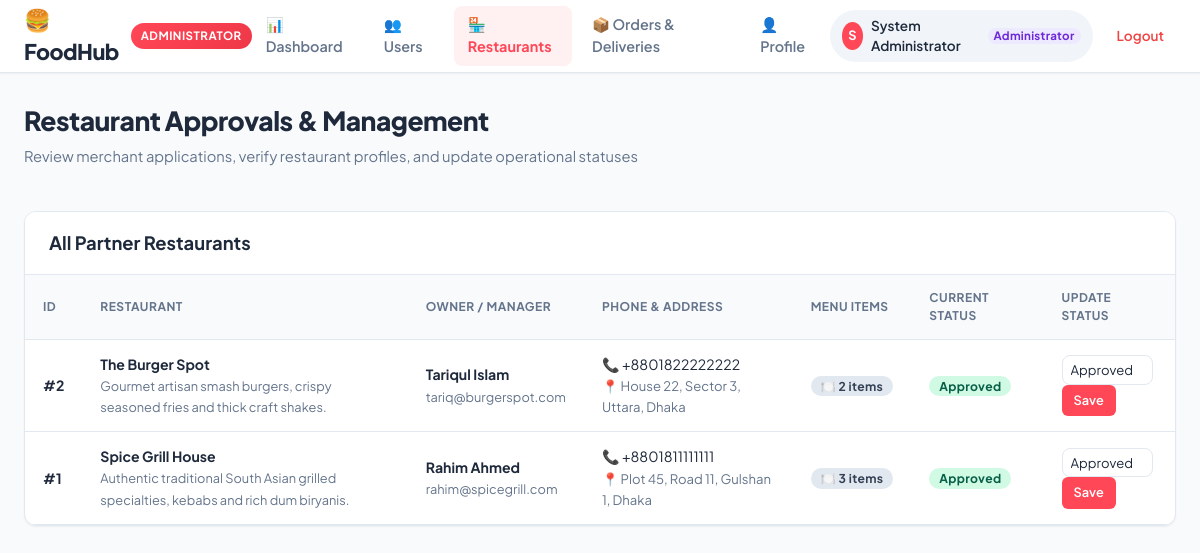
The page /admin/restaurants.php (signed in) on the database its author committed.
### tables this page shows
CREATE TABLE restaurants (
    restaurant_id INT AUTO_INCREMENT PRIMARY KEY,
    user_id INT NOT NULL,
    name VARCHAR(150) NOT NULL,
    description TEXT,
    address VARCHAR(255) NOT NULL,
    phone VARCHAR(20),
    status ENUM('Pending', 'Approved', 'Rejected', 'Suspended') DEFAULT 'Pending',
    created_at TIMESTAMP DEFAULT CURRENT_TIMESTAMP,
    updated_at TIMESTAMP DEFAULT CURRENT_TIMESTAMP ON UPDATE CURRENT_TIMESTAMP,
    FOREIGN KEY (user_id) REFERENCES users(user_id) ON DELETE CASCADE
);

CREATE TABLE users (
    user_id INT AUTO_INCREMENT PRIMARY KEY,
    name VARCHAR(100) NOT NULL,
    username VARCHAR(50) NOT NULL UNIQUE,
    email VARCHAR(100) NOT NULL UNIQUE,
    phone VARCHAR(20) NULL,
    role ENUM('Administrator', 'Customer', 'Restaurant Manager', 'Rider') NOT NULL DEFAULT 'Customer',
    password VARCHAR(255) NOT NULL,
    address TEXT NULL,
    status ENUM('Active', 'Inactive', 'Suspended') NOT NULL DEFAULT 'Active',
    created_at TIMESTAMP DEFAULT CURRENT_TIMESTAMP,
    updated_at TIMESTAMP DEFAULT CURRENT_TIMESTAMP ON UPDATE CURRENT_TIMESTAMP
);

### admin/restaurants.php (called while the page is built)
<?php
require_once __DIR__ . '/../views/admin/restaurants.php';

### models/restaurant_model.php (called while the page is built, shortened)
<?php
function get_all_restaurants($conn) {
    $sql = "
        SELECT
            r.restaurant_id,
            r.name AS restaurant_name,
            r.description,
            r.address,
            r.phone,
            r.status AS restaurant_status,
            r.created_at,
            u.user_id AS owner_id,
            u.name AS owner_name,
            u.email AS owner_email,
            u.username AS owner_username,
            (SELECT COUNT(*) FROM food_items f WHERE f.restaurant_id = r.restaurant_id) AS total_items
        FROM restaurants r
        JOIN users u ON r.user_id = u.user_id
        ORDER BY r.restaurant_id DESC
    ";
    $result = mysqli_query($conn, $sql);
    $restaurants = [];
    if ($result) {
        while ($row = mysqli_fetch_assoc($result)) {
            $restaurants[] = $row;
        }
    }
    return $restaurants;
}

### controllers/admin/restaurant_controller.php (called while the page is built, shortened)
<?php
require_once __DIR__ . '/../../config/db.php';
require_once __DIR__ . '/../../models/restaurant_model.php';
$restaurants = get_all_restaurants($conn);

### views/admin/restaurants.php (the view, shortened to what this page needs)
<?php
require_once __DIR__ . '/../../controllers/admin/restaurant_controller.php';
require_once __DIR__ . '/../partials/header.php';
require_once __DIR__ . '/../partials/navbar.php';
?>
<div class="main-wrapper">
    <div class="page-header">
        <div>
            <h1 class="page-title">Restaurant Approvals & Management</h1>
            <p class="page-subtitle">Review merchant applications, verify restaurant profiles, and update operational statuses</p>
        </div>
    </div>
    <div class="card">
        <div class="card-header">
            <h2 class="card-title">All Partner Restaurants</h2>
        </div>
        <div class="table-responsive">
            <table class="data-table">
                <thead>
                    <tr>
                        <th>ID</th>
                        <th>Restaurant</th>
                        <th>Owner / Manager</th>
                        <th>Phone & Address</th>
                        <th>Menu Items</th>
                        <th>Current Status</th>
                        <th>Update Status</th>
                    </tr>
                </thead>
                <tbody>
                    <?php if (!empty($restaurants) && count($restaurants) > 0): ?>
                        <?php foreach ($restaurants as $r): ?>
                        <tr>
                            <td><strong>#<?php echo $r['restaurant_id']; ?></strong></td>
                            <td>
                                <strong><?php echo htmlspecialchars($r['restaurant_name']); ?></strong><br>
                                <span style="font-size: 0.8rem; color: var(--text-muted);"><?php echo htmlspecialchars($r['description'] ?? 'No description provided'); ?></span>
                            </td>
                            <td>
                                <strong><?php echo htmlspecialchars($r['owner_name']); ?></strong><br>
                                <span style="font-size: 0.8rem; color: var(--text-muted);"><?php echo htmlspecialchars($r['owner_email']); ?></span>
                            </td>
                            <td>
                                <span>📞 <?php echo htmlspecialchars($r['phone']); ?></span><br>
                                <span style="font-size: 0.82rem; color: var(--text-muted);">📍 <?php echo htmlspecialchars($r['address']); ?></span>
                            </td>
                            <td>
                                <span class="badge" style="background: #e2e8f0; color: #334155;">
                                    🍽️ <?php echo $r['total_items']; ?> items
                                </span>
                            </td>
                            <td>
                                <?php
                                $status = $r['restaurant_status'];
                                $badgeClass = 'badge-pending';
                                if ($status === 'Approved') $badgeClass = 'badge-approved';
                                elseif ($status === 'Rejected') $badgeClass = 'badge-rejected';
                                elseif ($status === 'Suspended') $badgeClass = 'badge-suspended';
                                ?>
                                <span class="badge <?php echo $badgeClass; ?>"><?php echo htmlspecialchars($status); ?></span>
                            </td>
                            <td>
                                <form action="<?php echo htmlspecialchars($_SERVER['PHP_SELF']); ?>" method="POST" class="inline-form">
                                    <select name="status" class="form-control" style="width: auto; padding: 4px 8px; font-size: 0.82rem;">
                                        <option value="Approved" <?php echo ($status === 'Approved') ? 'selected' : ''; ?>>Approved</option>
                                    </select>
                                    <button type="submit" class="btn btn-primary btn-sm">Save</button>
                                </form>
                            </td>
                        </tr>
                        <?php endforeach; ?>
                    <?php endif; ?>
                </tbody>
            </table>
        </div>
    </div>
</div>
<?php require_once __DIR__ . '/../partials/footer.php'; ?>

### assets/css/style.css (style rules this page uses)
:root { --primary: #ff4757; --primary-hover: #ee3747; --primary-light: #fff0f1; --primary-dark: #c0392b; --secondary: #2f3542; --secondary-hover: #1e2229; --bg-main: #f8fafc; --bg-card: #ffffff; --text-main: #1e293b; --text-muted: #64748b; --border-color: #e2e8f0; --border-light: #f1f5f9; --shadow-sm: 0 1px 2px 0 rgba(0, 0, 0, 0.05); --shadow-md: 0 4px 6px -1px rgba(0, 0, 0, 0.07), 0 2px 4px -2px rgba(0, 0, 0, 0.05); --shadow-lg: 0 10px 15px -3px rgba(0, 0, 0, 0.08), 0 4px 6px -4px rgba(0, 0, 0, 0.04); --radius-sm: 8px; --radius-md: 12px; --radius-lg: 16px; --success: #10b981; --success-bg: #ecfdf5; --warning: #f59e0b; --warning-bg: #fffbeb; --danger: #ef4444; --danger-bg: #fef2f2; --info: #3b82f6; --info-bg: #eff6ff; }
* { margin: 0; padding: 0; box-sizing: border-box; }
body { font-family: 'Plus Jakarta Sans', -apple-system, BlinkMacSystemFont, 'Segoe UI', Roboto, sans-serif; background-color: var(--bg-main); color: var(--text-main); line-height: 1.5; min-height: 100vh; }
.main-wrapper { max-width: 1280px; margin: 0 auto; padding: 32px 24px; }
.page-header { display: flex; align-items: center; justify-content: space-between; margin-bottom: 28px; flex-wrap: wrap; gap: 16px; }
.page-title { font-size: 1.65rem; font-weight: 800; color: var(--text-main); letter-spacing: -0.5px; }
.page-subtitle { color: var(--text-muted); font-size: 0.92rem; margin-top: 4px; }
.card { background: var(--bg-card); border: 1px solid var(--border-color); border-radius: var(--radius-md); box-shadow: var(--shadow-sm); margin-bottom: 32px; overflow: hidden; }
.card-header { padding: 20px 24px; border-bottom: 1px solid var(--border-color); display: flex; align-items: center; justify-content: space-between; background: #ffffff; flex-wrap: wrap; gap: 12px; }
.card-title { font-size: 1.15rem; font-weight: 700; color: var(--text-main); margin-bottom: 0; }
.form-control { width: 100%; padding: 10px 14px; font-size: 0.92rem; font-family: inherit; border: 1.5px solid var(--border-color); border-radius: var(--radius-sm); background: #ffffff; color: var(--text-main); transition: all 0.2s ease; outline: none; }
.btn { display: inline-flex; align-items: center; justify-content: center; gap: 8px; padding: 10px 20px; font-size: 0.9rem; font-weight: 600; font-family: inherit; border-radius: var(--radius-sm); border: none; cursor: pointer; text-decoration: none; transition: all 0.2s ease; }
.btn-primary { background: var(--primary); color: #ffffff; }
.btn-sm { padding: 6px 12px; font-size: 0.8rem; border-radius: 6px; }
.table-responsive { overflow-x: auto; width: 100%; }
.data-table { width: 100%; border-collapse: collapse; text-align: left; font-size: 0.88rem; }
.data-table th { background: #f8fafc; color: var(--text-muted); font-weight: 700; text-transform: uppercase; font-size: 0.75rem; letter-spacing: 0.5px; padding: 14px 18px; border-bottom: 1px solid var(--border-color); }
.data-table td { padding: 14px 18px; border-bottom: 1px solid var(--border-color); color: var(--text-main); vertical-align: middle; }
.badge { display: inline-flex; align-items: center; padding: 4px 10px; border-radius: 20px; font-size: 0.76rem; font-weight: 700; letter-spacing: 0.3px; text-decoration: none; }
.badge-success, .badge-approved, .badge-delivered, .badge-available, .badge-active { background: #d1fae5; color: #065f46; }

### rows shown on the page
restaurants: restaurant_id "2", name "The Burger Spot", description "Gourmet artisan smash burgers, crispy seasoned fries and thick craft shakes.", user.name "Tariqul Islam", user.email "tariq@burgerspot.com", phone "+8801822222222", address "House 22, Sector 3, Uttara, Dhaka", total_items "2", status "Approved"
restaurants: restaurant_id "1", name "Spice Grill House", description "Authentic traditional South Asian grilled specialties, kebabs and rich dum biryanis.", user.name "Rahim Ahmed", user.email "rahim@spicegrill.com", phone "+8801811111111", address "Plot 45, Road 11, Gulshan 1, Dhaka", total_items "3", status "Approved"

### other values the page prints
$user_role "ADMINISTRATOR"
substr($user_display_name, 0, 1) "S"
$user_display_name "System Administrator"
$user_role "Administrator"
